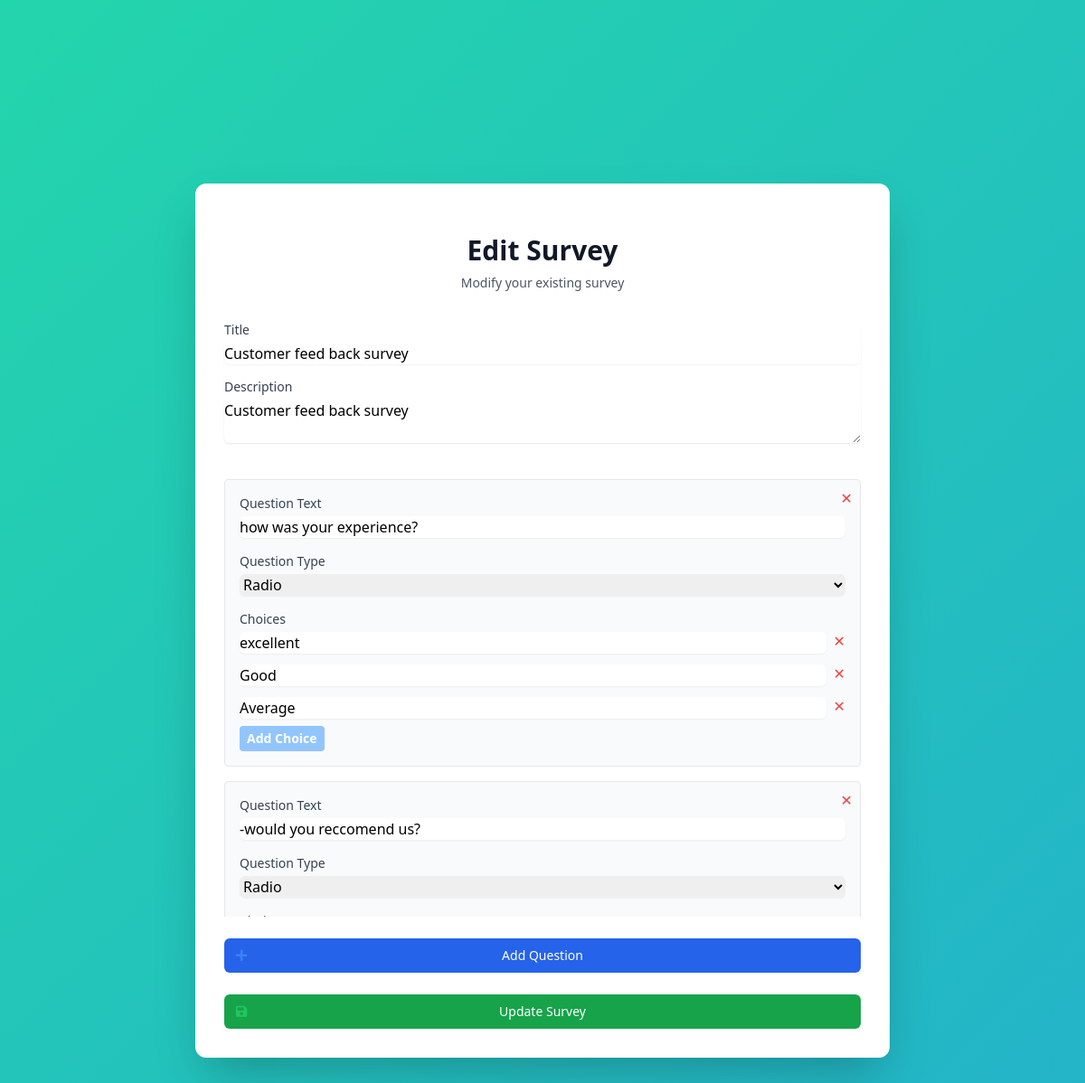
Before: /survey/edit/1/ (signed in) with the older database file.
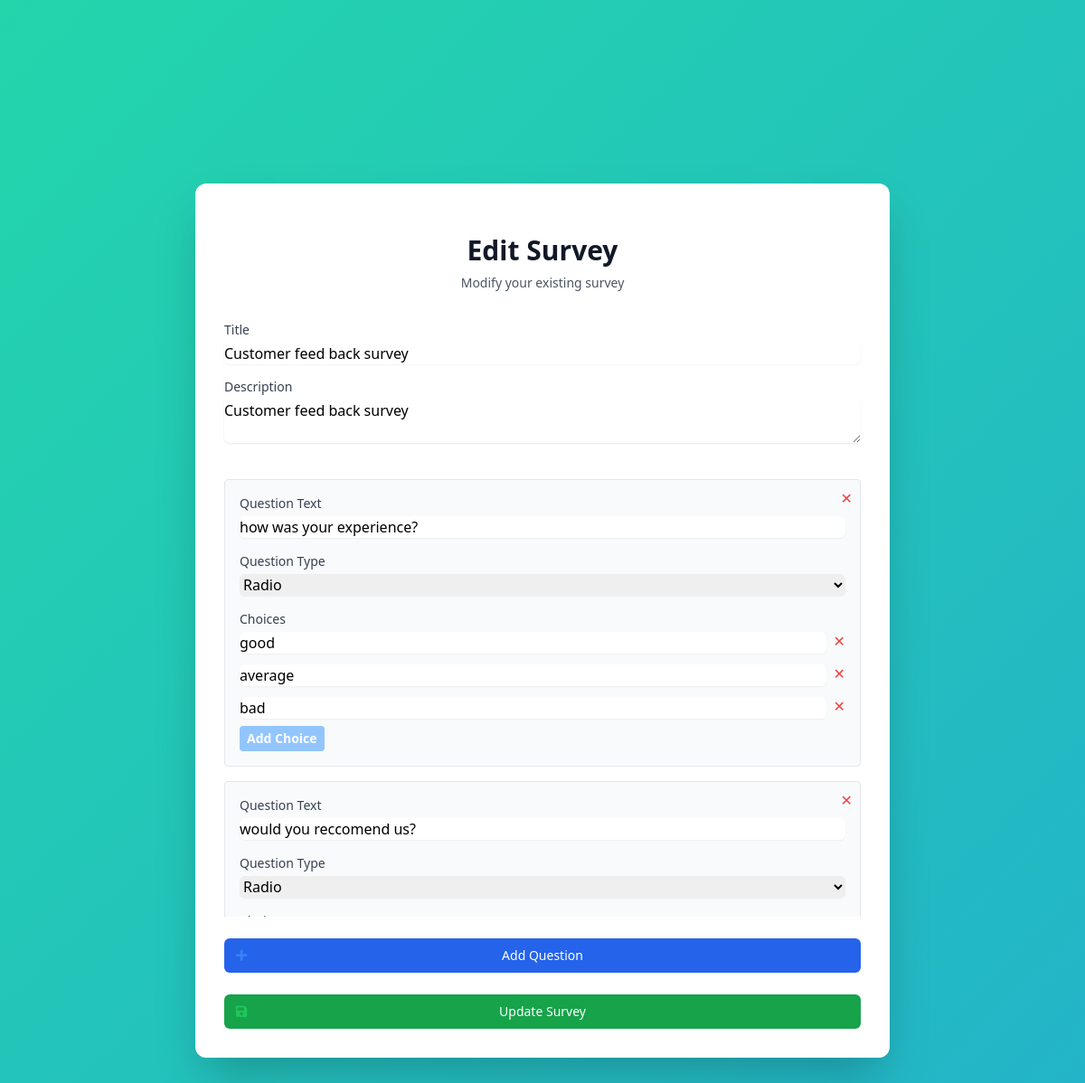
After: the same page with the newer database file.
### surveys/models.py (models this page shows, shortened)
class Question(models.Model):
    QUESTION_TYPES = [
        ('text', 'Text'),
        ('multiple_choice', 'Multiple Choice'),
        ('checkbox', 'Checkbox'),
        ('radio', 'Radio'),
    ]
    survey = models.ForeignKey(Survey, related_name='questions', on_delete=models.CASCADE)
    text = models.TextField()
    question_type = models.CharField(max_length=20, choices=QUESTION_TYPES)

class Choice(models.Model):
    question = models.ForeignKey(Question, related_name='choices', on_delete=models.CASCADE)
    text = models.CharField(max_length=200)

### surveys/views.py (the view, shortened to what this page needs)
# urls.py: path('edit/<int:survey_id>/', EditSurveyView.as_view(), name='edit_survey'),
class EditSurveyView(LoginRequiredMixin, View):
    def get(self, request, survey_id):
        survey = get_object_or_404(Survey, id=survey_id, user=request.user)
        return render(request, 'surveys/edit_survey.html', {'survey': survey})

### templates/surveys/edit_survey.html (shortened to what the changed rows need)
<!DOCTYPE html>
<html lang="en">
<head>
    <script src="https://cdn.tailwindcss.com"></script>
    <link rel="stylesheet" href="https://cdnjs.cloudflare.com/ajax/libs/font-awesome/5.15.4/css/all.min.css">
</head>
<body class="animated-bg min-h-screen bg-gray-100 flex items-center justify-center py-12 px-4 sm:px-6 lg:px-8">
    <div class="max-w-3xl w-full space-y-8 bg-white shadow-2xl rounded-xl p-8">
        <div class="text-center">
            <h2 class="mt-6 text-3xl font-extrabold text-gray-900">Edit Survey</h2>
        </div>
        <form id="surveyForm" method="post" action="{% url 'surveys:edit_survey' survey.id %}" class="space-y-6">
            <div id="questionsContainer" class="space-y-4 max-h-[500px] overflow-y-auto">
                {% for question in survey.questions.all %}
                <div class="border p-4 rounded mt-4 bg-gray-50 relative question-block">
                    <button type="button" onclick="removeQuestion(this)"
                        class="absolute top-2 right-2 text-red-500 hover:text-red-700">
                        ✕
                    </button>
                    <div class="mb-4">
                        <label class="block text-sm font-medium text-gray-700">Question Text</label>
                        <input type="text" name="question_text" value="{{ question.text }}" required
                            class="mt-1 block w-full rounded-md border-gray-300 shadow-sm">
                    </div>
                    <div class="mb-4">
                        <label class="block text-sm font-medium text-gray-700">Question Type</label>
                        <select name="question_type" onchange="toggleChoices(this)"
                            class="mt-1 block w-full rounded-md border-gray-300 shadow-sm">
                            <option value="radio" {% if question.question_type == 'radio' %}selected{% endif %}>Radio</option>
                        </select>
                    </div>
                    <div id="choices_container" class="choices-container {% if question.question_type in 'text' %}hidden{% endif %}">
                        <label class="block text-sm font-medium text-gray-700">Choices</label>
                        <div class="choicesList space-y-2 mb-2">
                            {% for choice in question.choices.all %}
                            <div class="flex items-center choice-item">
                                <input type="text"
                                    name="choices_{{ forloop.parentloop.counter0 }}[]"
                                    value="{{ choice.text }}"
                                    class="mt-1 block w-full rounded-md border-gray-300 shadow-sm mr-2"
                                    placeholder="Enter choice">
                                <button type="button" onclick="removeChoice(this)"
                                    class="text-red-500 hover:text-red-700">
                                    ✕
                                </button>
                            </div>
                            {% endfor %}
                        </div>
                        <button type="button" onclick="addChoice(this)"
                            class="bg-blue-300 hover:bg-blue-400 text-white font-bold py-1 px-2 rounded text-sm add-choice-btn">
                            Add Choice
                        </button>
                    </div>
                </div>
                {% endfor %}
            </div>
        </form>
    </div>
</body>
</html>

Changed rows visible on the page:
removed Choice: text "excellent"
removed Choice: text "Good"
removed Choice: text "Average"
removed Question: question_text "-would you reccomend us?", question_type "Radio"
added Choice: text "good"
added Choice: text "average"
added Choice: text "bad"
added Question: question_text "would you reccomend us?", question_type "Radio"
